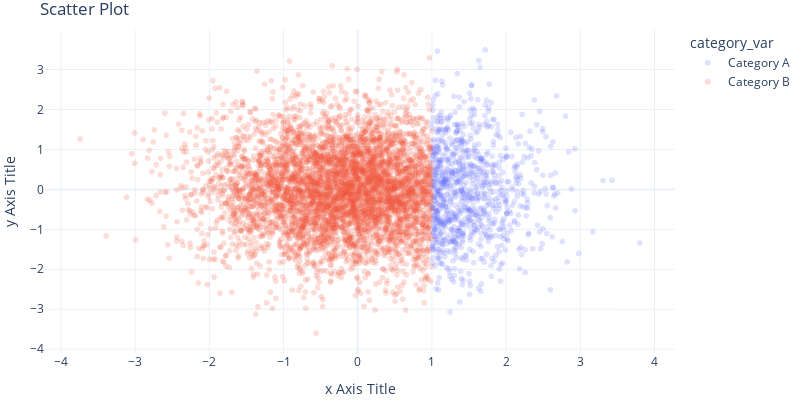

The cell this chart's notebook holds for it:
### Code cell
fig = px.scatter(data_frame = norm_data
                 ,x = 'x_var'
                 ,y = 'y_var'
                 ,color = 'category_var'
                 ,opacity = .2,
                )
fig.update_layout(title="Scatter Plot",
                  xaxis_title="x Axis Title",
                  yaxis_title="y Axis Title",
                  template = 'plotly_white',
                  margin=dict(l=5, r=5, t=30, b=20),
                  width=800, height=400
                 )
fig.show()

### Figure 1 — Plotly figure (JSON) as saved in the notebook; plotly's stock layout.template omitted (floating-point values rounded to 4 significant figures; data arrays with more than 128 entries replaced by an {"elided": "..."} marker saying what was removed)
{"data": [{"hovertemplate": "category_var=Category A<br>x_var=%{x}<br>y_var=%{y}<extra></extra>", "legendgroup": "Category A", "marker": {"color": "#636efa", "opacity": 0.2, "symbol": "circle"}, "mode": "markers", "name": "Category A", "showlegend": true, "type": "scattergl", "x": {"elided": "918 float values"}, "xaxis": "x", "y": {"elided": "918 float values"}, "yaxis": "y"}, {"hovertemplate": "category_var=Category B<br>x_var=%{x}<br>y_var=%{y}<extra></extra>", "legendgroup": "Category B", "marker": {"color": "#EF553B", "opacity": 0.2, "symbol": "circle"}, "mode": "markers", "name": "Category B", "showlegend": true, "type": "scattergl", "x": {"elided": "5082 float values"}, "xaxis": "x", "y": {"elided": "5082 float values"}, "yaxis": "y"}], "layout": {"height": 400, "legend": {"title": {"text": "category_var"}, "tracegroupgap": 0}, "margin": {"b": 20, "l": 5, "r": 5, "t": 30}, "title": {"text": "Scatter Plot"}, "width": 800, "xaxis": {"anchor": "y", "autorange": true, "domain": [0, 1], "range": [-4.216, 4.278], "title": {"text": "x Axis Title"}, "type": "linear"}, "yaxis": {"anchor": "x", "autorange": true, "domain": [0, 1], "range": [-4.095, 3.989], "title": {"text": "y Axis Title"}, "type": "linear"}}}
